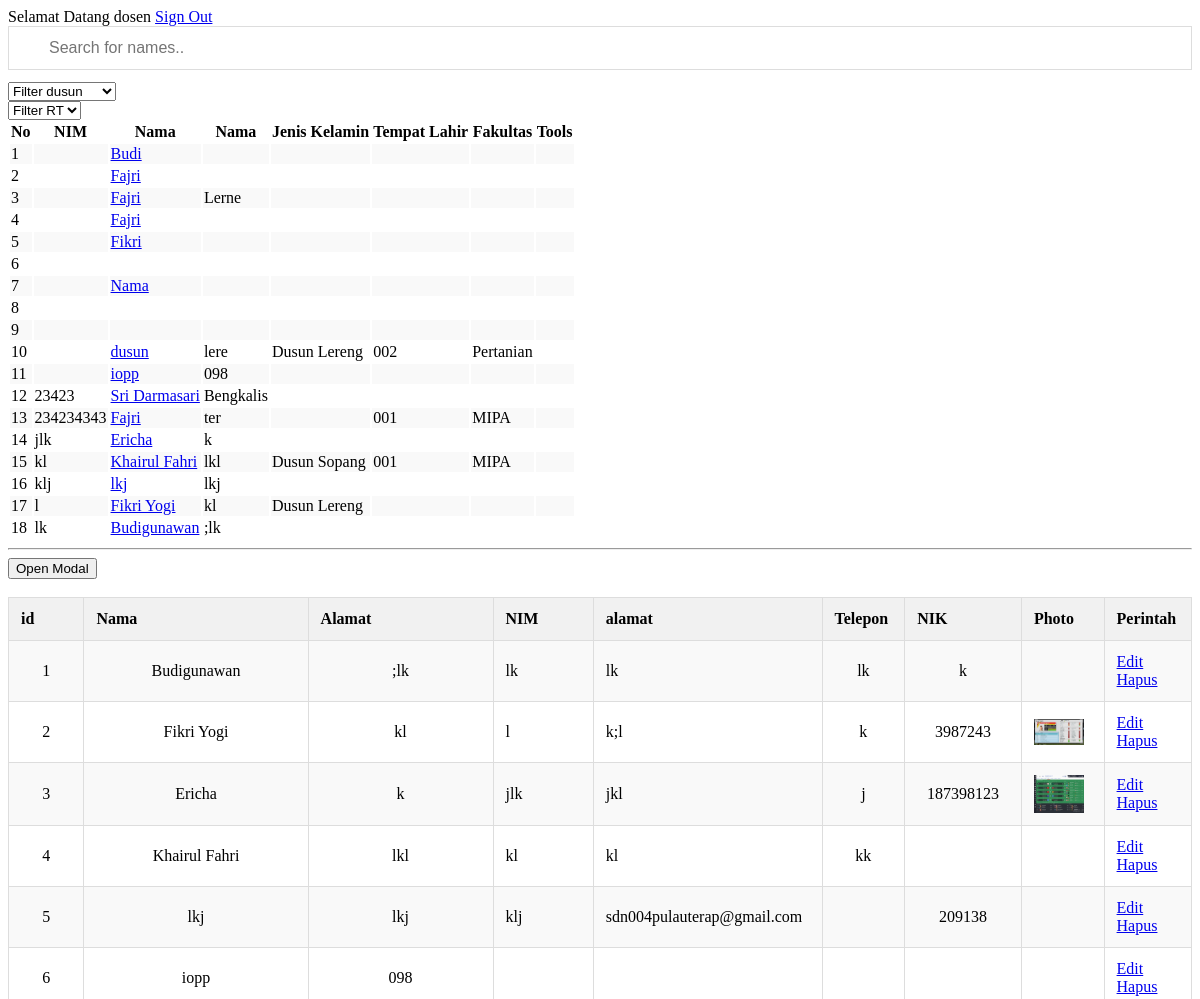
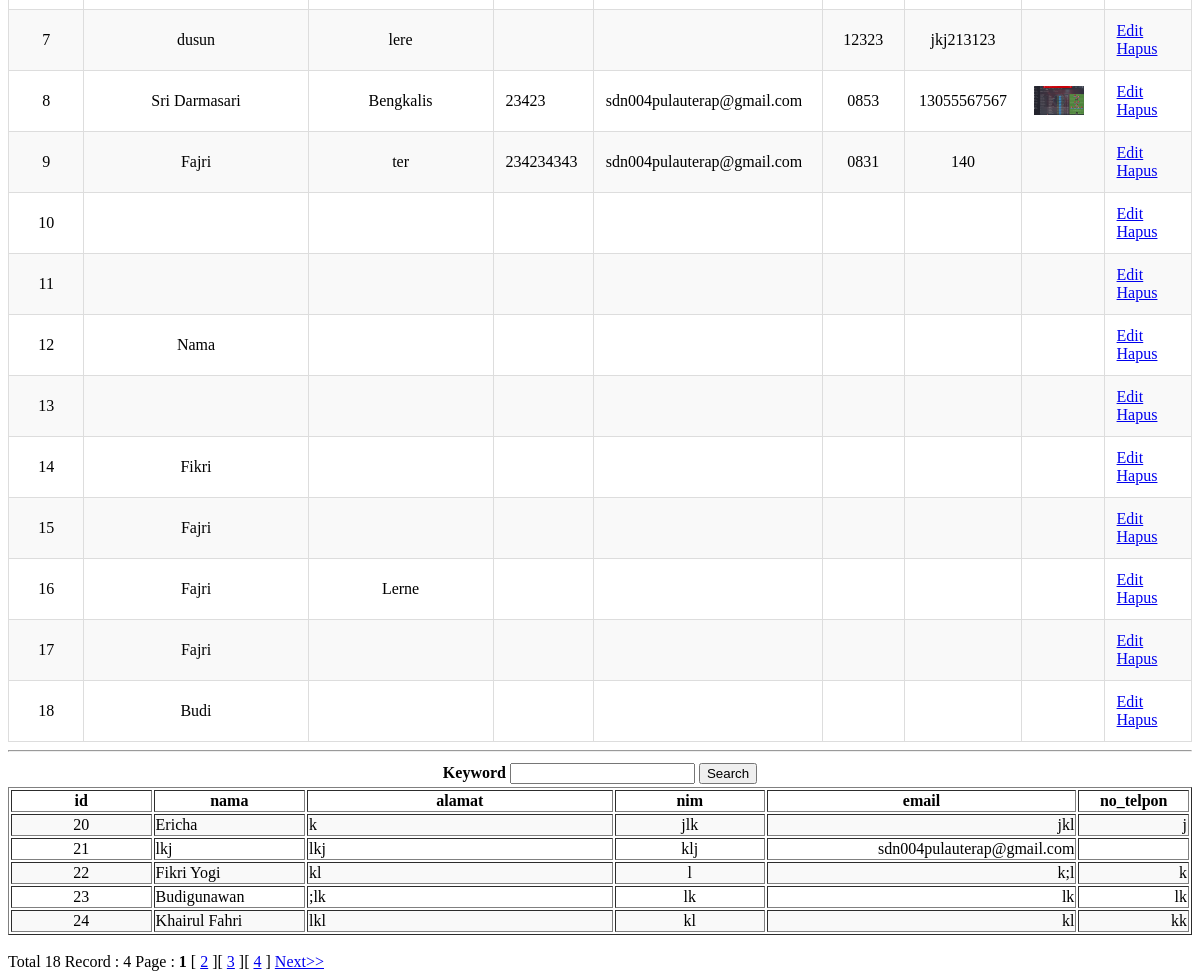
The page /home.php (signed in) on the database its author committed (2 pictures, top to bottom).
### tables this page shows
CREATE TABLE IF NOT EXISTS `users` (
`user_id` int(5) NOT NULL,
  `username` varchar(25) NOT NULL,
  `email` varchar(35) NOT NULL,
  `password` varchar(50) NOT NULL,
  `tgl_daftar` timestamp NULL DEFAULT NULL,
  `status` enum('1','0') DEFAULT '0'
);

CREATE TABLE IF NOT EXISTS `mhsasia` (
`id` int(5) NOT NULL,
  `nama` varchar(35) NOT NULL,
  `alamat` varchar(35) NOT NULL,
  `nim` varchar(12) NOT NULL,
  `email` varchar(34) NOT NULL,
  `dusun` varchar(50) NOT NULL,
  `rt` char(3) NOT NULL,
  `rw` char(3) NOT NULL,
  `no_telpon` varchar(34) NOT NULL,
  `photo` varchar(200) NOT NULL,
  `nik` char(20) NOT NULL
);

### home.php (the view, shortened to what this page needs)
<?php
include_once 'koneksi.php';
$res=mysqli_query($koneksi, "SELECT * FROM users WHERE user_id=".$_SESSION['user']);
$userRow=mysqli_fetch_assoc($res);
?>
<!DOCTYPE html PUBLIC "-//W3C//DTD XHTML 1.0 Transitional//EN" "http://www.w3.org/TR/xhtml1/DTD/xhtml1-transitional.dtd">
<html xmlns="http://www.w3.org/1999/xhtml">
<head>
<link rel='stylesheet'  href='style.css' type='text/css' media='all' />
</head>
<body>
Selamat Datang <?php echo $userRow['username']; ?>&nbsp;<a href="logout.php?logout">Sign Out</a>
<input type="text" id="myInput" onkeyup="myFunction()" placeholder="Search for names.." title="Type in a name">
<form class="form-inline" method="get">
  <div class="form-group">
    <select name="dusun" class="form-control" onchange="form.submit()">
      <option value="0">Filter dusun</option>
      <?php $dusun = (isset($_GET['dusun']) ? strtolower($_GET['dusun']) : NULL);  ?>
    </select>
  </div>
</form>
<form class="form-inline" method="get">
  <div class="form-group">
    <select name="filter" class="form-control" onchange="form.submit()">
      <option value="0">Filter RT</option>
      <?php $filter = (isset($_GET['filter']) ? strtolower($_GET['filter']) : NULL);  ?>
    </select>
  </div>
</form>
<table class="table table-striped table-hover">
  <tr>
    <th>No</th>
    <th>NIM</th>
    <th>Nama</th>
    <th>Nama</th>
    <th>Jenis Kelamin</th>
    <th>Tempat Lahir</th>
    <th>Fakultas</th>
    <th>Tools</th>
  </tr>
  <?php
					if($dusun){
						$sql = mysqli_query($koneksi, "SELECT * FROM mhsasia WHERE  dusun='$dusun' ORDER BY nim ASC");
					}elseif($filter){
						$sql = mysqli_query($koneksi, "SELECT * FROM mhsasia WHERE rt='$filter' ORDER BY nim ASC");
					}else{
						$sql = mysqli_query($koneksi, "SELECT * FROM mhsasia ORDER BY nim ASC");
					}
					if(mysqli_num_rows($sql) == 0){
						echo '<tr><td colspan="14">Data Tidak Ada.</td></tr>';
					}else{
						$no = 1;
						while($row = mysqli_fetch_assoc($sql)){
							echo '
							<tr>
								<td>'.$no.'</td>
								<td>'.$row['nim'].'</td>
								<td><a href="profile.php?nim='.$row['nim'].'">'.$row['nama'].'</a></td>
								<td>'.$row['alamat'].'</td>
								<td>';
								if($row['dusun'] == '1'){
									echo '<span class="label label-success">Dusun Lereng</span>';
								}
								else if ($row['dusun'] == '2' ){
									echo '<span class="label label-success">Dusun Sopang</span>';
								}
							echo '</td>
								<td>'.$row['rt'].'</td>
								<td>';
								if($row['rt'] == '001'){
									echo '<span class="label label-success">MIPA</span>';
								}
								else if ($row['rt'] == '002' ){
									echo '<span class="label label-success">Pertanian</span>';
								}
							echo '
								</td>
								<td>
									<a href="edit.php?nim='.$row['nim'].'" title="Edit Data" data-toggle="tooltip" class="btn btn-primary btn-sm"><span class="glyphicon glyphicon-edit" aria-hidden="true"></span></a>
									<a href="password.php?nim='.$row['nim'].'" title="Ganti Password" data-toggle="tooltip" class="btn btn-warning btn-sm"><span class="glyphicon glyphicon-refresh" aria-hidden="true"></span></a>
									<a href="index.php?aksi=delete&nim='.$row['nim'].'" title="Hapus Data" data-toggle="tooltip" onclick="return confirm(\'Anda yakin akan menghapus data '.$row['nama'].'?\')" class="btn btn-danger btn-sm"><span class="glyphicon glyphicon-trash" aria-hidden="true"></span></a>
								</td>
							</tr>
							';
							$no++;
						}
					}
					?>
</table>
<hr />
<button id="myBtn">Open Modal</button>
<table width="100%" border="1" align="center" id="myTable">
  <caption align="top">&nbsp;
  </caption>
  <tr class="header">
    <th width="73" scope="col">id</th>
    <th width="217" scope="col">Nama </th>
    <th width="179" scope="col">Alamat</th>
    <th width="80" scope="col">NIM</th>
    <th width="80" scope="col">alamat</th>
    <th width="80" scope="col">Telepon</th>
    <th width="80" scope="col">NIK</th>
    <th width="80" scope="col">Photo</th>
    <th width="80" scope="col">Perintah </th>
  </tr>
  <?php
$a="SELECT * FROM  mhsasia";
$b=mysqli_query($koneksi,$a);
while($data=mysqli_fetch_array($b)){
  @$nomor++;
?>
  <tr>
    <td><div align="center"> <?PHP echo $nomor;?></div></td>
    <td><div align="center"><?PHP echo $data['nama']?></div></td>
    <td><div align="center"><?PHP echo $data['alamat']?></div></td>
    <td><?PHP echo $data['nim']?></td>
    <td><?PHP echo $data['email']?></td>
    <td><div align="center"><?PHP echo $data['no_telpon']?></div></td>
    <td><div align="center"><?PHP echo $data['nik']?></div></td>
    <td><img src="<?PHP echo $data['photo']?>"  width="50" /></td>
    <td><a href="edit.php?id=<?php echo $data['id']?>">Edit</a> <a href="hapus.php?id=<?php echo $data['id']?>">Hapus</a></td>
  </tr>
  <?PHP
 }
?>
</table>
<hr>
<?php
  $strKeyword = null;
?>
<form name="frmSearch" method="post" action="<?php echo $_SERVER['SCRIPT_NAME'];?>">
  <table width="100%" border="0">
    <tr>
      <th>Keyword
        <input name="txtKeyword" type="text" id="txtKeyword" value="<?php echo $strKeyword;?>">
        <input type="submit" value="Search"></th>
    </tr>
  </table>
</form>
<?php
   $serverName = "localhost";
   $userName = "root";
   $userPassword = "";
   $dbName = "dblogin";
   $conn = mysqli_connect($serverName,$userName,$userPassword,$dbName);
  $sql = "SELECT * FROM mhsasia WHERE nama LIKE '%".$strKeyword."%' ";
  $query = mysqli_query($conn,$sql);
  $num_rows = mysqli_num_rows($query);
  $per_page = 5;
  $page  = 1;
  $next_page = $page+1;
  $row_start = (($per_page*$page)-$per_page);
  if($num_rows<=$per_page)
  {
    $num_pages =1;
  }
  else if(($num_rows % $per_page)==0)
  {
    $num_pages =($num_rows/$per_page) ;
  }
  else
  {
    $num_pages =($num_rows/$per_page)+1;
    $num_pages = (int)$num_pages;
  }
  $row_end = $per_page * $page;
  $sql .= " ORDER BY id ASC LIMIT $row_start ,$row_end ";
  $query = mysqli_query($conn,$sql);
?>
<table width="100%" border="1">
  <tr>
    <th width="91"> <div align="center">id </div></th>
    <th width="98"> <div align="center">nama </div></th>
    <th width="198"> <div align="center">alamat </div></th>
    <th width="97"> <div align="center">nim </div></th>
    <th width="59"> <div align="center">email </div></th>
    <th width="71"> <div align="center">no_telpon </div></th>
  </tr>
  <?php
while($result=mysqli_fetch_array($query,MYSQLI_ASSOC))
{
  @$no++;
?>
  <tr>
    <td><div align="center"><?php echo $no;?></div></td>
    <td><?php echo $result["nama"];?></td>
    <td><?php echo $result["alamat"];?></td>
    <td><div align="center"><?php echo $result["nim"];?></div></td>
    <td align="right"><?php echo $result["email"];?></td>
    <td align="right"><?php echo $result["no_telpon"];?></td>
  </tr>
  <?php
}
?>
</table>
<br>
Total <?php echo $num_rows;?> Record : <?php echo $num_pages;?> Page :
<?php
for($i=1; $i<=$num_pages; $i++){
  if($i != $page)
  {
    echo "[ <a href='$_SERVER[SCRIPT_NAME]?Page=$i&txtKeyword=$strKeyword'>$i</a> ]";
  }
  else
  {
    echo "<b> $i </b>";
  }
}
if($page!=$num_pages)
{
  echo " <a href ='$_SERVER[SCRIPT_NAME]?Page=$next_page&txtKeyword=$strKeyword'>Next>></a> ";
}
?>
</body>
</html>

### style.css (style rules this page uses)
* { box-sizing: border-box; }
#myInput { background-image: url('searchicon.png'); background-position: 10px 10px; background-repeat: no-repeat; width: 100%; font-size: 16px; padding: 12px 20px 12px 40px; border: 1px solid #ddd; margin-bottom: 12px; }
tr:nth-child(even) { background-color: #f9f9f9 }
#myTable { border-collapse: collapse; width: 100%; border: 1px solid #ddd; font-size: 16px; }
#myTable th, #myTable td { text-align: left; padding: 12px; }
#myTable tr { border-bottom: 1px solid #ddd; }
#myTable tr.header, #myTable tr:hover { background-color: #f1f1f1; }

### rows shown on the page
users: username "dosen"
mhsasia: nama "Budi"
mhsasia: nama "Fajri"
mhsasia: nama "Fajri", alamat "Lerne"
mhsasia: nama "Fajri"
mhsasia: nama "Fikri"
mhsasia: nama "Nama"
mhsasia: nama "dusun", alamat "lere", dusun "Dusun Lereng", rt "002", shows "Pertanian", no_telpon "12323", nik "jkj213123"
mhsasia: nama "iopp", alamat "098"
mhsasia: nim "23423", nama "Sri Darmasari", alamat "Bengkalis", email "sdn004pulauterap@gmail.com", no_telpon "0853", nik "13055567567", photo (picture)
mhsasia: nim "234234343", nama "Fajri", alamat "ter", rt "001", shows "MIPA", email "sdn004pulauterap@gmail.com", no_telpon "0831", nik "140"
mhsasia: nim "jlk", nama "Ericha", alamat "k", email "jkl", no_telpon "j", nik "187398123", photo (picture)
mhsasia: nim "kl", nama "Khairul Fahri", alamat "lkl", dusun "Dusun Sopang", rt "001", shows "MIPA", email "kl", no_telpon "kk"
mhsasia: nim "klj", nama "lkj", alamat "lkj", email "sdn004pulauterap@gmail.com", nik "209138"
mhsasia: nim "l", nama "Fikri Yogi", alamat "kl", dusun "Dusun Lereng", email "k;l", no_telpon "k", nik "3987243", photo (picture)
mhsasia: nim "lk", nama "Budigunawan", alamat ";lk", email "lk", no_telpon "lk", nik "k"

### other values the page prints
$num_rows "18"
$num_pages "4"
